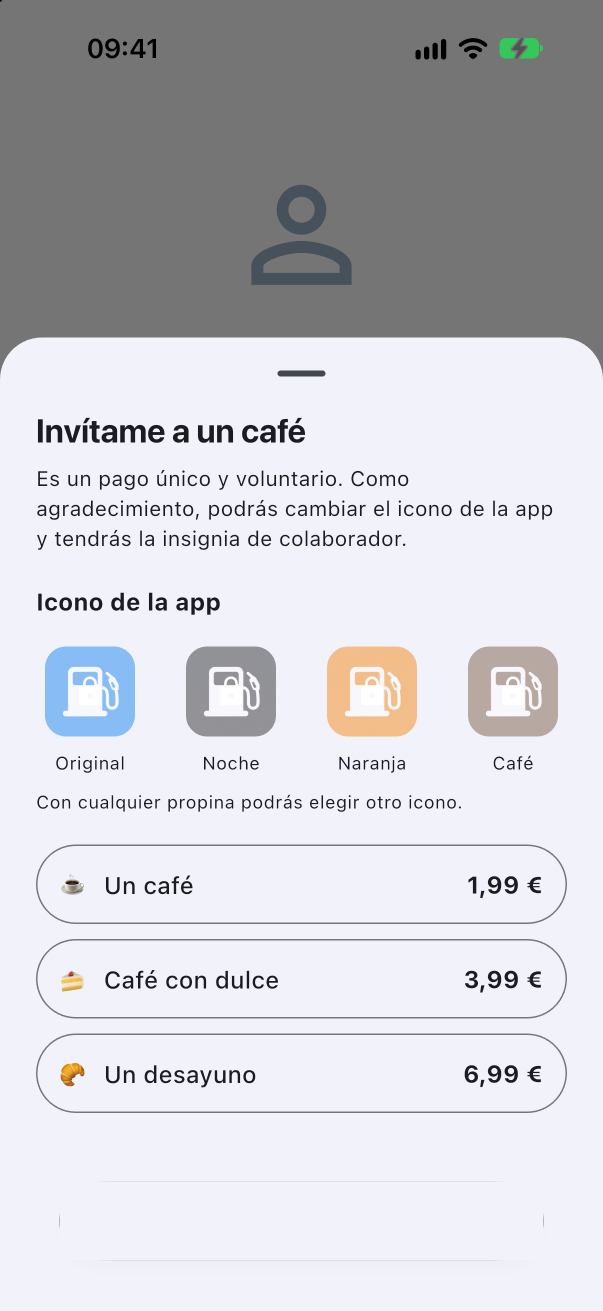
#> input picture store/app-store/propinas-revision.png, 1206 x 2622 px, given in place of app_icon.png, which was not available (shown at 1/2 size)
$ python generar_capturas.py
#> lines starting #> are read from the running program, lines starting #| are printed output that depends on the picture; after the words box and inside, x2 and y2 are one past the last pixel; in counts of white or black regions, pixels touching at a corner belong together
"""Capturas de tienda con título y marco de móvil.

Uso: python3 store/generar_capturas.py
Lee las pantallas reales del simulador (store/pantallas/ en español,
store/pantallas-en/ y store/pantallas-de/) y genera, en cada idioma:
  app-store-6.9/  (1320x2868, iPhone 6,9")
  app-store-6.3/  (1206x2622, iPhone 6,3")
  google-play/    (1080x2160, máximo 2:1 que admite Play) + grafico-destacado.png
  google-play-tablet/ (1080x1920, 9:16 para tablets de 7" y 10")
El español va en store/marketing/; inglés y alemán en store/marketing/en|de/.
"""
from pathlib import Path

from PIL import Image, ImageDraw, ImageFilter, ImageFont

RAIZ = Path(__file__).resolve().parent
ICONO = RAIZ.parent / "assets" / "icon" / "app_icon.png"
SALIDA = RAIZ / "marketing"
FUENTE = "/System/Library/Fonts/SFNS.ttf"
EMOJI = "/System/Library/Fonts/Apple Color Emoji.ttc"

AZUL = (8, 123, 232)
AZUL_OSCURO = (4, 70, 150)

# Por idioma: carpeta de pantallas, carpeta de salida, capturas (pantalla,
# título, subtítulo, aviso) y textos del gráfico destacado de Play.
# «iPhone» se cambia por la palabra de móvil en las capturas de Play.
IDIOMAS = {
    "es": {
        "pantallas": RAIZ / "pantallas",
        "salida": RAIZ / "marketing",
        "movil": ("tu iPhone", "tu móvil"),
        "capturas": [
            ("01-lista.png", "Encuentra la gasolina\nmás barata", "Precios de hoy, ordenados de menor a mayor", None),
            ("03-mapa.png", "Todas las gasolineras\nde Canarias", "En el mapa, cerca de ti o en cualquier isla", None),
            ("02-detalle.png", "Calcula cuánto pagas\ny cuánto ahorras", "Con los litros de tu depósito", None),
            (
                "01-lista.png",
                "Te avisamos cuando\nbaje el precio",
                "En tus gasolineras favoritas",
                ("⛽ ¡Bajó el precio!", "E.S. Océano Santa Cruz (Santa Cruz de Tenerife): Gasolina 95 a 1,360 €/L (bajó 0,025 €)"),
            ),
            ("04-oscuro.png", "También en\nmodo oscuro", "Se adapta a tu iPhone", None),
        ],
        "destacado": (("Gasolineras", "de Canarias"), "La gasolina más barata cerca de ti"),
    },
    "en": {
        "pantallas": RAIZ / "pantallas-en",
        "salida": RAIZ / "marketing" / "en",
        "movil": ("your iPhone", "your phone"),
        "capturas": [
            ("01-lista.png", "Find the cheapest\npetrol near you", "Today's prices, cheapest first", None),
            ("03-mapa.png", "Every petrol station\nin the Canaries", "On the map, near you or on any island", None),
            ("02-detalle.png", "See what you pay\nand what you save", "Based on your tank size", None),
            (
                "01-lista.png",
                "We'll tell you when\nprices drop",
                "At your favourite stations",
                ("⛽ Price drop!", "Canary Oil, S.L. (Las Palmas de Gran Canaria): Unleaded 95 now 1.330 €/L (down €0.025)", "now"),
            ),
            ("04-oscuro.png", "Dark mode\nincluded", "Follows your iPhone", None),
        ],
        "destacado": (("Canary Islands", "Fuel Prices"), "The cheapest petrol near you"),
    },
    "de": {
        "pantallas": RAIZ / "pantallas-de",
        "salida": RAIZ / "marketing" / "de",
        "movil": ("deinem iPhone", "deinem Handy"),
        "capturas": [
            ("01-lista.png", "Günstig tanken\nin deiner Nähe", "Heutige Preise, die günstigsten zuerst", None),
            ("03-mapa.png", "Alle Tankstellen\nder Kanaren", "Auf der Karte, in der Nähe oder auf jeder Insel", None),
            ("02-detalle.png", "Sieh, was du zahlst\nund was du sparst", "Passend zu deinem Tank", None),
            (
                "01-lista.png",
                "Wir melden uns, wenn\nder Preis sinkt",
                "An deinen Lieblingstankstellen",
                ("⛽ Preis gesunken!", "Canary Oil, S.L. (Las Palmas de Gran Canaria): Super 95 jetzt 1,330 €/L (0,025 € günstiger)", "jetzt"),
            ),
            ("04-oscuro.png", "Auch im\nDunkelmodus", "Passt sich deinem iPhone an", None),
        ],
        "destacado": (("Spritpreise", "Kanaren"), "Günstig tanken in deiner Nähe"),
    },
}

SALIDAS = {
    "app-store-6.9": (1320, 2868),
    "app-store-6.3": (1206, 2622),
    "google-play": (1080, 2160),
    "google-play-tablet": (1080, 1920),
}


def fuente(tam, peso="Bold"):
    f = ImageFont.truetype(FUENTE, tam)
    f.set_variation_by_name(peso)
    return f


def fondo(w, h):
    img = Image.new("RGB", (w, h), AZUL)
    px = img.load()
    for y in range(h):
        t = y / h
        c = tuple(round(AZUL[i] + (AZUL_OSCURO[i] - AZUL[i]) * t) for i in range(3))
        for x in range(w):
            px[x, y] = c
    # Un par de círculos suaves para que no sea plano.
    capa = Image.new("RGBA", (w, h), (0, 0, 0, 0))
    d = ImageDraw.Draw(capa)
    d.ellipse((-w * 0.35, h * 0.30, w * 0.55, h * 0.30 + w * 0.9), fill=(255, 255, 255, 18))
    d.ellipse((w * 0.55, -w * 0.25, w * 1.35, w * 0.55), fill=(255, 255, 255, 14))
    return Image.alpha_composite(img.convert("RGBA"), capa)


def esquinas(img, radio):
    mascara = Image.new("L", img.size, 0)
    ImageDraw.Draw(mascara).rounded_rectangle((0, 0, *img.size), radio, fill=255)
    out = Image.new("RGBA", img.size, (0, 0, 0, 0))
    out.paste(img, (0, 0), mascara)
    return out


# [19 lines left out: function movil, not called in this run]


def sombra(img, desp, difuminado, opacidad=90):
    s = Image.new("RGBA", (img.width + difuminado * 4, img.height + difuminado * 4), (0, 0, 0, 0))
    alfa = img.split()[3].point(lambda a: opacidad if a else 0)
    s.paste((0, 0, 0, 255), (difuminado * 2, difuminado * 2 + desp), alfa)
    return s.filter(ImageFilter.GaussianBlur(difuminado))


# [81 lines left out: functions envolver, notificacion, componer, not called in this run]


def grafico_destacado(idioma):
    """Gráfico destacado de Google Play (1024x500)."""
    nombre, lema = idioma["destacado"]
    w, h = 1024, 500
    lienzo = fondo(w, h)
#> in fondo, `img = Image.new("RGB", (w, h), AZUL)`:
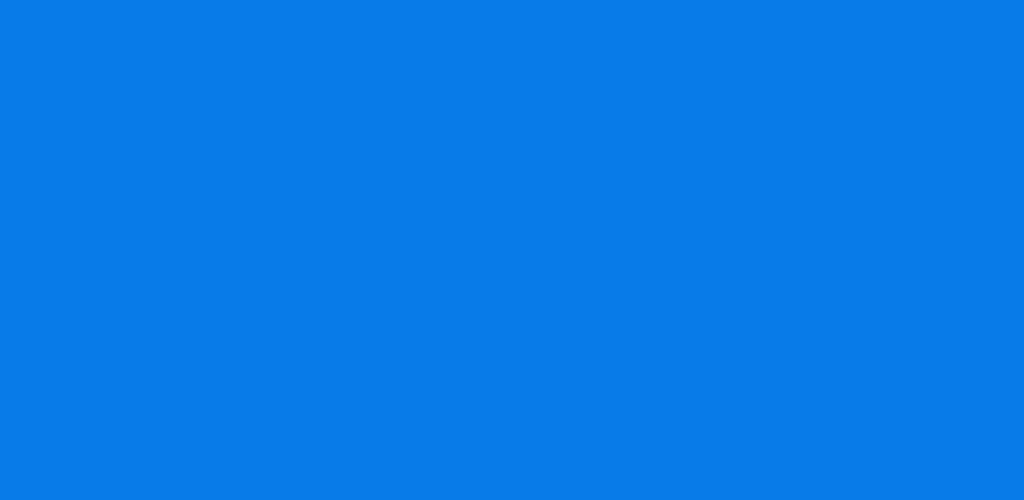
#> img: PIL image 1024x500 RGB; mean R, G, B 8, 123, 232
#> in fondo, `capa = Image.new("RGBA", (w, h), (0, 0, 0, 0))`: capa: PIL image 1024x500 RGBA; every value is 0
#> in fondo, `return Image.alpha_composite(img.convert("RGBA"), capa)`:
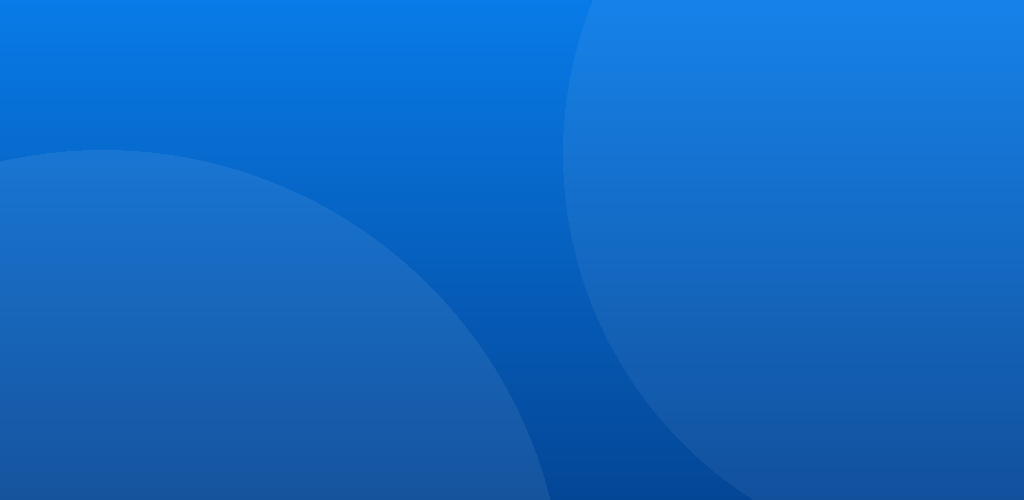
#> returned value: PIL image 1024x500 RGBA; mean R, G, B, A 17.1, 103.6, 194.1, 255
    d = ImageDraw.Draw(lienzo)
    # Icono y textos a la izquierda.
    x = 64
    icono_t = 120
    icono = Image.open(ICONO).convert("RGBA").resize((icono_t, icono_t), Image.LANCZOS)
    iy = 92
    lienzo.alpha_composite(sombra(esquinas(icono, 27), 6, 10, 80), (x - 20, iy - 20))
    lienzo.alpha_composite(esquinas(icono, 27), (x, iy))
    y = iy + icono_t + 30
    f_nom = fuente(50, "Bold")
    for linea in nombre:
        d.text((x, y), linea, font=f_nom, fill=(255, 255, 255))
        y += 58
    y += 14
    d.text((x, y), lema, font=fuente(26, "Medium"), fill=(220, 236, 255))
    # Móvil a la derecha, cortado por abajo.
    tel = movil(Image.open(idioma["pantallas"] / "01-lista.png"), 300)
    tx, ty = w - tel.width - 70, 48
    lienzo.alpha_composite(sombra(tel, 8, 14), (tx - 28, ty - 28))
    lienzo.alpha_composite(tel, (tx, ty))
    destino = idioma["salida"] / "google-play" / "grafico-destacado.png"
    destino.parent.mkdir(parents=True, exist_ok=True)
    lienzo.convert("RGB").save(destino, optimize=True)
    print(destino, (w, h))


def main():
    for idioma in IDIOMAS.values():
        grafico_destacado(idioma)
#> in grafico_destacado, `icono = Image.open(ICONO).convert("RGBA").resize((icono_t, icono_t), I..`:
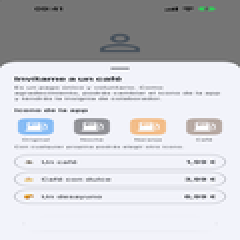
#> icono: PIL image 120x120 RGBA (shown 2 times larger); mean R, G, B, A 202.6, 203.4, 208, 255
#> in esquinas, `mascara = Image.new("L", img.size, 0)`: mascara: PIL image 120x120 L; every value is 0
#> in esquinas, `ImageDraw.Draw(mascara).rounded_rectangle((0, 0, *img.size), radio, fi..`:
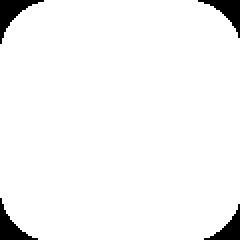
#> mascara: PIL image 120x120 L (shown 2 times larger); 96% white; 4 black regions, box (x1, y1, x2, y2) and area: (0, 0, 22, 22) 164, (99, 0, 120, 19) 142, (0, 99, 19, 120) 142, (102, 102, 120, 120) 121
#> in esquinas, `out = Image.new("RGBA", img.size, (0, 0, 0, 0))`: out: PIL image 120x120 RGBA; every value is 0
#> in sombra, `s = Image.new("RGBA", (img.width + difuminado * 4, img.height + difumi..`: s: PIL image 160x160 RGBA; every value is 0
#> in sombra, `s.paste((0, 0, 0, 255), (difuminado * 2, difuminado * 2 + desp), alfa)`:
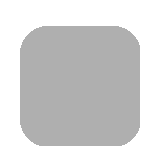
#> s: PIL image 160x160 RGBA; mean R, G, B, A 0, 0, 0, 43.2; transparent parts drawn white
#> in sombra, `return s.filter(ImageFilter.GaussianBlur(difuminado))`:
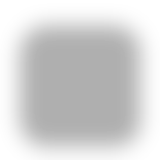
#> returned value: PIL image 160x160 RGBA; mean R, G, B, A 0, 0, 0, 43.1; transparent parts drawn white
#> in grafico_destacado, `lienzo.alpha_composite(esquinas(icono, 27), (x, iy))`:
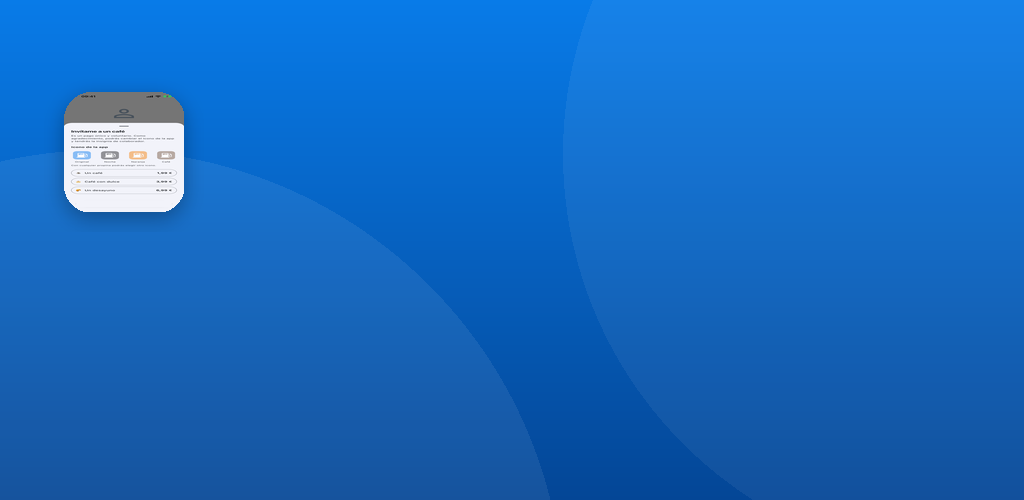
#> lienzo: PIL image 1024x500 RGBA; mean R, G, B, A 22.1, 106, 193.9, 255
        for carpeta, (w, h) in SALIDAS.items():
            generar(idioma, carpeta, w, h)


# [10 lines left out: function generar, not called in this run]


if __name__ == "__main__":
#> (the run stopped early here; a loop or call above may not have finished)
